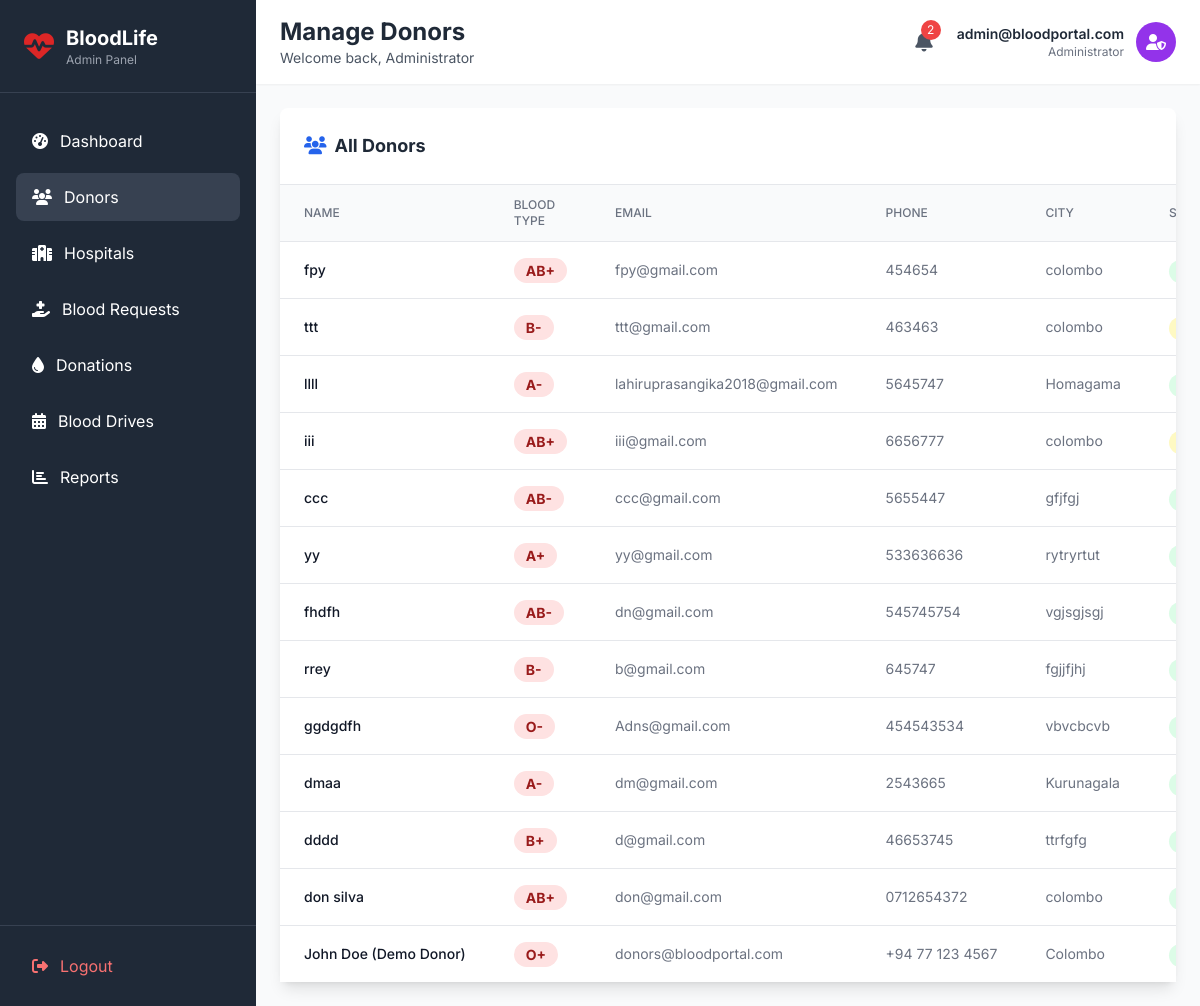
/admin/donors.php (signed in), run on the app's committed database.
### tables this page shows
CREATE TABLE `donors` (
  `donor_id` int(11) NOT NULL,
  `user_id` int(11) NOT NULL,
  `full_name` varchar(255) NOT NULL,
  `blood_type` enum('A+','A-','B+','B-','AB+','AB-','O+','O-') NOT NULL,
  `date_of_birth` date NOT NULL,
  `gender` enum('male','female','other') NOT NULL,
  `phone` varchar(20) NOT NULL,
  `address` text NOT NULL,
  `city` varchar(100) NOT NULL,
  `latitude` decimal(10,8) DEFAULT NULL,
  `longitude` decimal(11,8) DEFAULT NULL,
  `last_donation_date` date DEFAULT NULL,
  `total_donations` int(11) DEFAULT 0,
  `is_available` tinyint(1) DEFAULT 1,
  `medical_conditions` text DEFAULT NULL,
  `profile_image` varchar(255) DEFAULT NULL,
  `created_at` timestamp NOT NULL DEFAULT current_timestamp(),
  `updated_at` timestamp NOT NULL DEFAULT current_timestamp() ON UPDATE current_timestamp()
);

CREATE TABLE `users` (
  `user_id` int(11) NOT NULL,
  `email` varchar(255) NOT NULL,
  `password_hash` varchar(255) NOT NULL,
  `user_type` enum('donor','hospital','admin') NOT NULL,
  `status` enum('pending','active','suspended') DEFAULT 'pending',
  `created_at` timestamp NOT NULL DEFAULT current_timestamp(),
  `last_login` timestamp NULL DEFAULT NULL,
  `reset_token` varchar(255) DEFAULT NULL,
  `reset_token_expiry` datetime DEFAULT NULL
);

### admin/donors.php (the view, shortened to what this page needs)
<?php
$db = getDB();
$donorsStmt = $db->query("
    SELECT d.*, u.email, u.status, u.created_at as registered_at
    FROM donors d
    JOIN users u ON d.user_id = u.user_id
    ORDER BY d.donor_id DESC
");
$donors = $donorsStmt->fetchAll();
?>
<!DOCTYPE html>
<html lang="en">
<head>
    <script src="https://cdn.tailwindcss.com"></script>
    <link rel="stylesheet" href="https://cdnjs.cloudflare.com/ajax/libs/font-awesome/6.4.0/css/all.min.css">
</head>
<body class="bg-gray-50">
    <div class="flex h-screen overflow-hidden">
        <?php include 'includes/sidebar.php'; ?>
        <div class="flex-1 overflow-x-hidden overflow-y-auto">
            <?php include 'includes/header.php'; ?>
            <main class="p-6">
                <div class="bg-white rounded-lg shadow-lg">
                    <div class="p-6 border-b border-gray-200">
                        <h3 class="text-lg font-bold text-gray-800">
                            <i class="fas fa-users text-blue-600 mr-2"></i>All Donors
                        </h3>
                    </div>
                    <div class="overflow-x-auto">
                        <table class="min-w-full divide-y divide-gray-200">
                            <thead class="bg-gray-50">
                                <tr>
                                    <th class="px-6 py-3 text-left text-xs font-medium text-gray-500 uppercase">Name</th>
                                    <th class="px-6 py-3 text-left text-xs font-medium text-gray-500 uppercase">Blood Type</th>
                                    <th class="px-6 py-3 text-left text-xs font-medium text-gray-500 uppercase">Email</th>
                                    <th class="px-6 py-3 text-left text-xs font-medium text-gray-500 uppercase">Phone</th>
                                    <th class="px-6 py-3 text-left text-xs font-medium text-gray-500 uppercase">City</th>
                                    <th class="px-6 py-3 text-left text-xs font-medium text-gray-500 uppercase">Status</th>
                                </tr>
                            </thead>
                            <tbody class="bg-white divide-y divide-gray-200">
                                <?php foreach ($donors as $donor): ?>
                                <tr class="hover:bg-gray-50">
                                    <td class="px-6 py-4 whitespace-nowrap">
                                        <div class="text-sm font-medium text-gray-900"><?php echo htmlspecialchars($donor['full_name']); ?></div>
                                    </td>
                                    <td class="px-6 py-4 whitespace-nowrap">
                                        <span class="px-3 py-1 text-sm font-bold bg-red-100 text-red-800 rounded-full">
                                            <?php echo $donor['blood_type']; ?>
                                        </span>
                                    </td>
                                    <td class="px-6 py-4 whitespace-nowrap text-sm text-gray-500"><?php echo htmlspecialchars($donor['email']); ?></td>
                                    <td class="px-6 py-4 whitespace-nowrap text-sm text-gray-500"><?php echo htmlspecialchars($donor['phone']); ?></td>
                                    <td class="px-6 py-4 whitespace-nowrap text-sm text-gray-500"><?php echo htmlspecialchars($donor['city']); ?></td>
                                    <td class="px-6 py-4 whitespace-nowrap">
                                        <?php
                                        $statusColors = [
                                            'active' => 'bg-green-100 text-green-800',
                                            'pending' => 'bg-yellow-100 text-yellow-800',
                                            'suspended' => 'bg-red-100 text-red-800'
                                        ];
                                        ?>
                                        <span class="px-2 py-1 text-xs font-semibold rounded-full <?php echo $statusColors[$donor['status']]; ?>">
                                        </span>
                                    </td>
                                </tr>
                                <?php endforeach; ?>
                            </tbody>
                        </table>
                    </div>
                </div>
            </main>
        </div>
    </div>
</body>
</html>

### admin/donors.php (style rules this page uses)
* { font-family: 'Inter', sans-serif; }

### data on the page
donors: full_name "fpy", blood_type "AB+", user.email "fpy@gmail.com", phone "454654", city "colombo"
donors: full_name "ttt", blood_type "B-", user.email "ttt@gmail.com", phone "463463", city "colombo"
donors: full_name "llll", blood_type "A-", user.email "lahiruprasangika2018@gmail.com", phone "5645747", city "Homagama"
donors: full_name "iii", blood_type "AB+", user.email "iii@gmail.com", phone "6656777", city "colombo"
donors: full_name "ccc", blood_type "AB-", user.email "ccc@gmail.com", phone "5655447", city "gfjfgj"
donors: full_name "yy", blood_type "A+", user.email "yy@gmail.com", phone "533636636", city "rytryrtut"
donors: full_name "fhdfh", blood_type "AB-", user.email "dn@gmail.com", phone "545745754", city "vgjsgjsgj"
donors: full_name "rrey", blood_type "B-", user.email "b@gmail.com", phone "645747", city "fgjjfjhj"
donors: full_name "ggdgdfh", blood_type "O-", user.email "Adns@gmail.com", phone "454543534", city "vbvcbcvb"
donors: full_name "dmaa", blood_type "A-", user.email "dm@gmail.com", phone "2543665", city "Kurunagala"
donors: full_name "dddd", blood_type "B+", user.email "d@gmail.com", phone "46653745", city "ttrfgfg"
donors: full_name "don silva", blood_type "AB+", user.email "don@gmail.com", phone "0712654372", city "colombo"
donors: full_name "John Doe (Demo Donor)", blood_type "O+", user.email "donors@bloodportal.com", phone "+94 77 123 4567", city "Colombo"

### other printed values
$pageTitle "Manage Donors"
$notifCount "2"
$_SESSION['email'] "admin@bloodportal.com"
